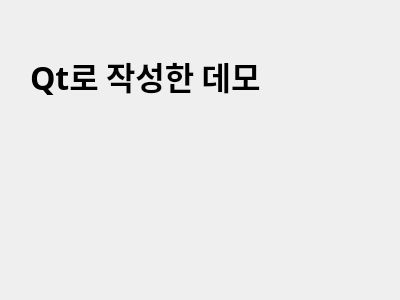
<?xml version="1.0" encoding="UTF-8"?>
<ui version="4.0">
 <class>Dialog</class>
 <widget class="QDialog" name="Dialog">
  <property name="geometry">
   <rect>
    <x>0</x>
    <y>0</y>
    <width>400</width>
    <height>300</height>
   </rect>
  </property>
  <property name="windowTitle">
   <string>Dialog</string>
  </property>
  <widget class="QLabel" name="label">
   <property name="geometry">
    <rect>
     <x>30</x>
     <y>30</y>
     <width>331</width>
     <height>91</height>
    </rect>
   </property>
   <property name="font">
    <font>
     <family>맑은 고딕</family>
     <pointsize>24</pointsize>
     <weight>75</weight>
     <bold>true</bold>
    </font>
   </property>
   <property name="text">
    <string>Qt로 작성한 데모</string>
   </property>
  </widget>
 </widget>
 <resources/>
 <connections/>
</ui>
